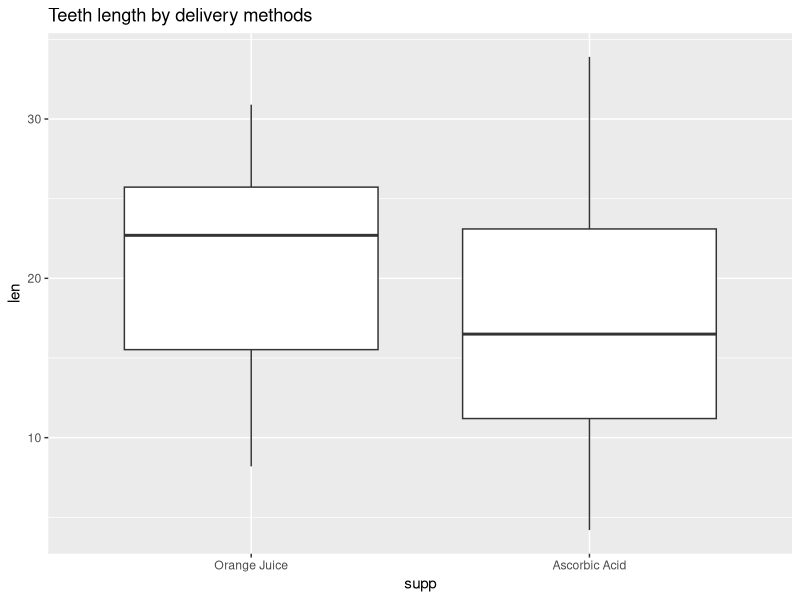
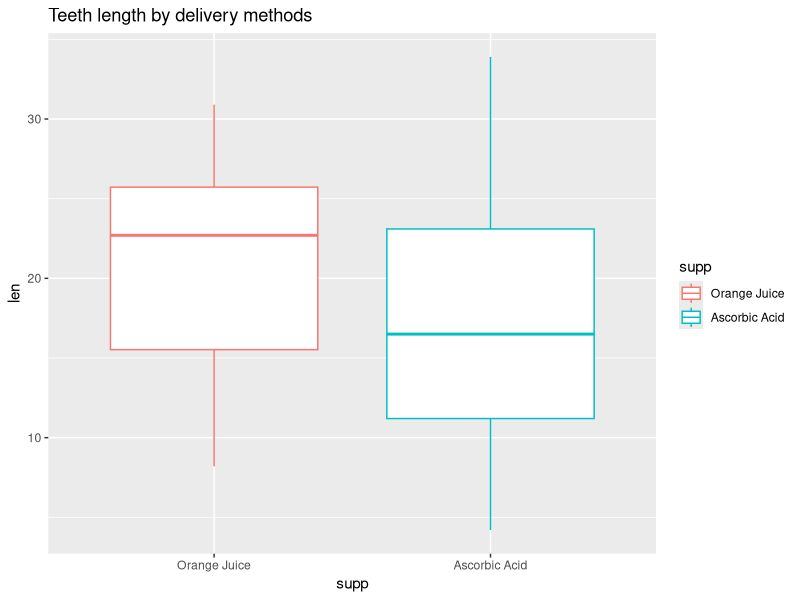
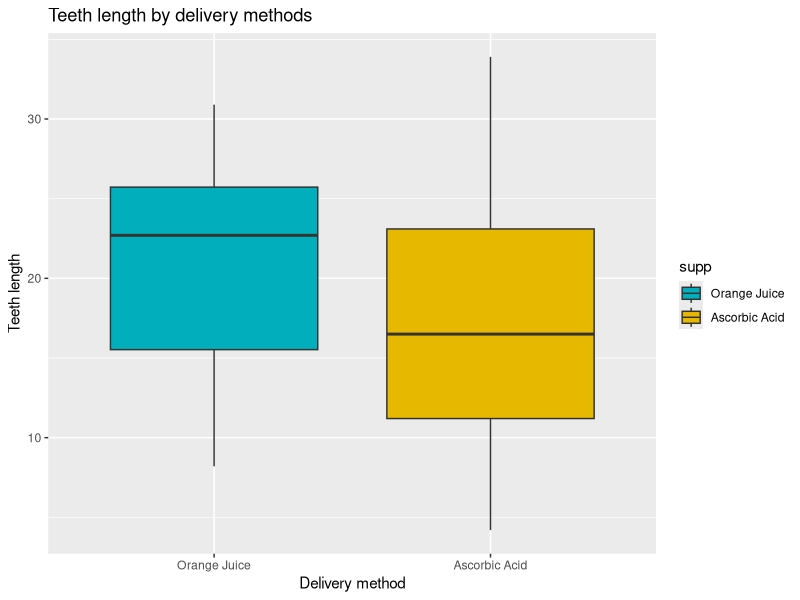
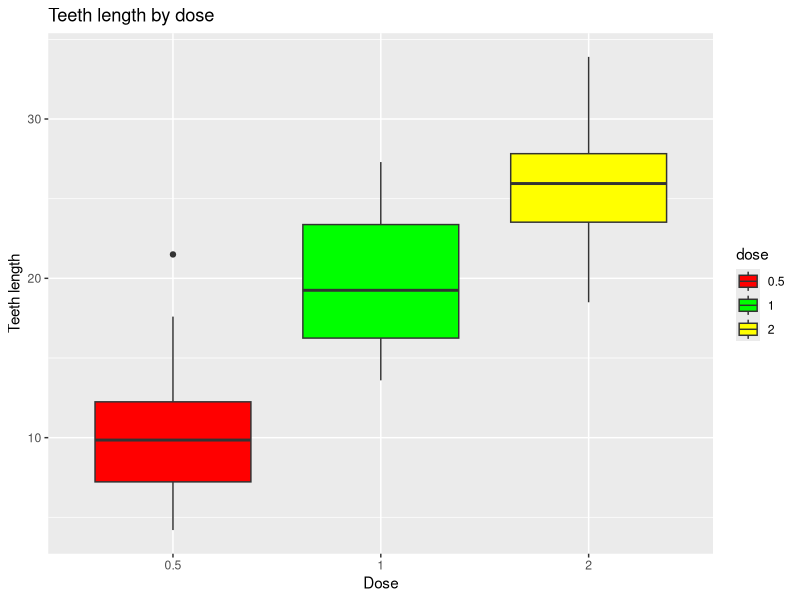
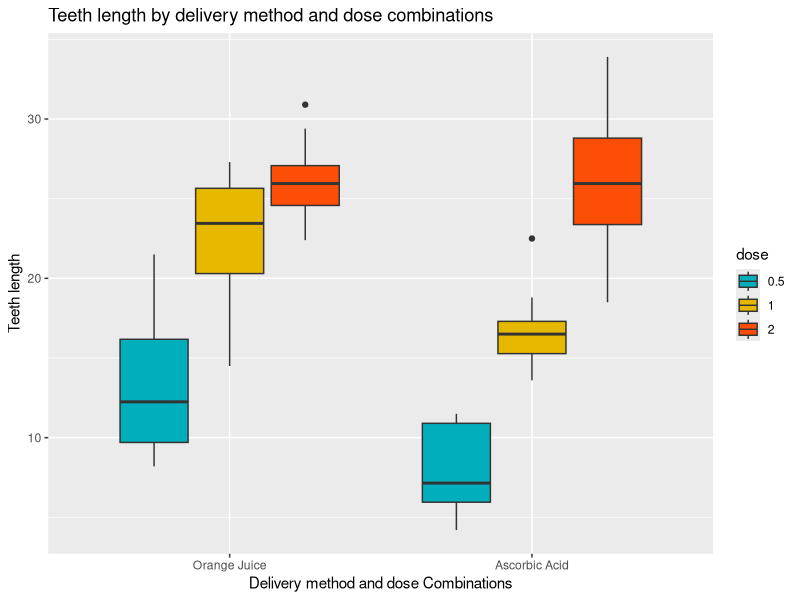
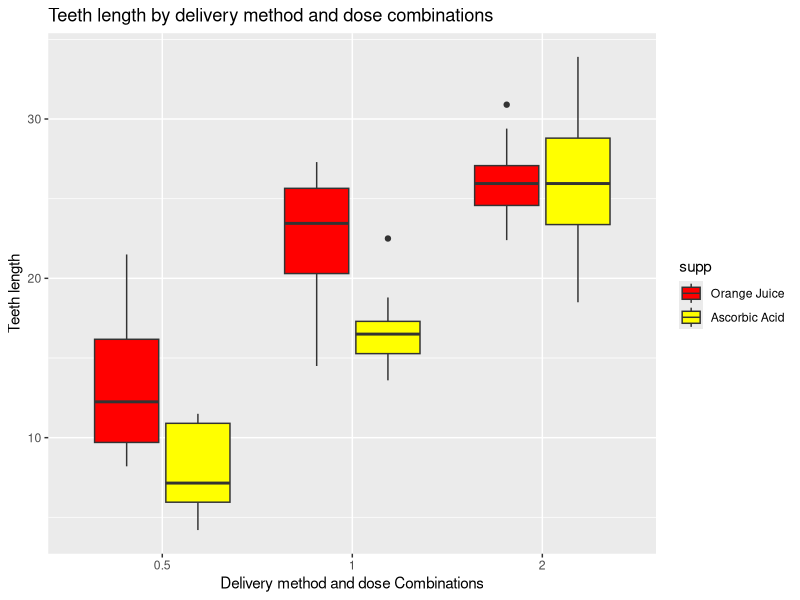
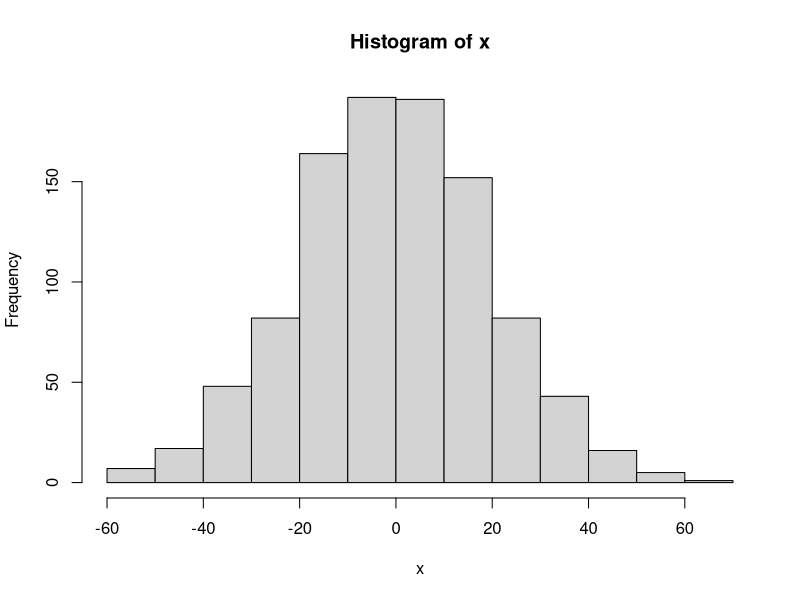

These charts were generated, in order, by the following R code:
######################################################################################
################ Comparing the means of two groups (or only one) #####################
#####################################################################################

# library(dplyr) 
library(ggplot2)
library(ggpubr)

data("ToothGrowth")
?ToothGrowth

ToothGrowth$dose <- as.factor(ToothGrowth$dose)
ToothGrowth$supp <- as.factor(ToothGrowth$supp)
levels(ToothGrowth$supp)=c("Orange Juice","Ascorbic Acid")

head(ToothGrowth)

ToothGrowth$len[ToothGrowth$supp=="Orange Juice"]
ToothGrowth$len[ToothGrowth$supp=="Ascorbic Acid"]

# Simple numerical comparison

mg1=mean(ToothGrowth$len[ToothGrowth$supp=="Orange Juice"])
mg2=mean(ToothGrowth$len[ToothGrowth$supp=="Ascorbic Acid"])

mg1
mg2

mg1-mg2


# Graphical comparison

# compare different delivery methods groups
e <- ggplot(ToothGrowth, aes(x = supp, y = len))

# add a title in ggplot
e + geom_boxplot() + 
  ggtitle("Teeth length by delivery methods") 

# use different colors
e + geom_boxplot(aes(color = supp)) + 
  ggtitle("Teeth length by delivery methods") 

# fill the box and add names to axes
e + geom_boxplot(aes(fill = supp)) +
  scale_fill_manual(values = c("#00AFBB", "#E7B800", "#FC4E07")) + 
  ggtitle("Teeth length by delivery methods") +
  xlab("Delivery method") + ylab("Teeth length")


# compare different dose groups
e2 <- ggplot(ToothGrowth, aes(x = dose, y = len))
e2 + geom_boxplot(aes(fill = dose)) +
  scale_fill_manual(values = c("red", "green", "yellow")) + 
  ggtitle("Teeth length by dose") +
  xlab("Dose") + ylab("Teeth length")


# Graphical comparison considering two factors
e <- ggplot(ToothGrowth, aes(x = supp, y = len))
e + geom_boxplot(aes(fill = dose)) +
  scale_fill_manual(values = c("#00AFBB", "#E7B800", "#FC4E07")) + 
  ggtitle("Teeth length by delivery method and dose combinations") +
  xlab("Delivery method and dose Combinations") + ylab("Teeth length")

e2 <- ggplot(ToothGrowth, aes(x = dose, y = len))
e2 + geom_boxplot(aes(fill = supp)) +
  scale_fill_manual(values = c("red", "yellow")) + 
  ggtitle("Teeth length by delivery method and dose combinations") +
  xlab("Delivery method and dose Combinations") + ylab("Teeth length") 


# Between-group variation and within-group variation

attach(ToothGrowth)

s1=subset(ToothGrowth, ToothGrowth$dose=="0.5")
s2=subset(ToothGrowth, ToothGrowth$dose=="1")
s3=subset(ToothGrowth, ToothGrowth$dose=="2")

mean(s1$len)
mean(s2$len)
mean(s3$len)

# within-group variation
sd(s1$len)
sd(s2$len)
sd(s3$len)

# Between-group variation

total_mean=mean(c(mean(s1$len), mean(s2$len), mean(s3$len)))
total_mean
mean(ToothGrowth$len) # the same

sd(c(mean(s1$len), mean(s2$len), mean(s3$len)))
sd(ToothGrowth$len) # not the same


###########################################################################
############################ parametric tests #############################
###########################################################################

########################################################################
### one-sample t-test ##################################################
########################################################################

set.seed(127)
?rnorm

x<-rnorm(1000, mean = 0, sd = 20) # generate some data

#############################################################################
# assumption 1: the data are normally distributed ##########################
#############################################################################

hist(x)

# how to check normality manually with other tests

library(tseries)
jarque.bera.test(x)
shapiro.test(x)

jarque.bera.test(x)

library(nortest) # Anderson-Darling normality test
ad.test(x)

library(nortest) # Cramer-von Mises normality test
cvm.test(x)

library(nortest) #  Lilliefors (Kolmogorov-Smirnov) normality test
lillie.test(x)

library(nortest) # Shapiro-Francia normality test
sf.test(x)

library(nortest)
pearson.test(x) # Pearson chi-square normality test
